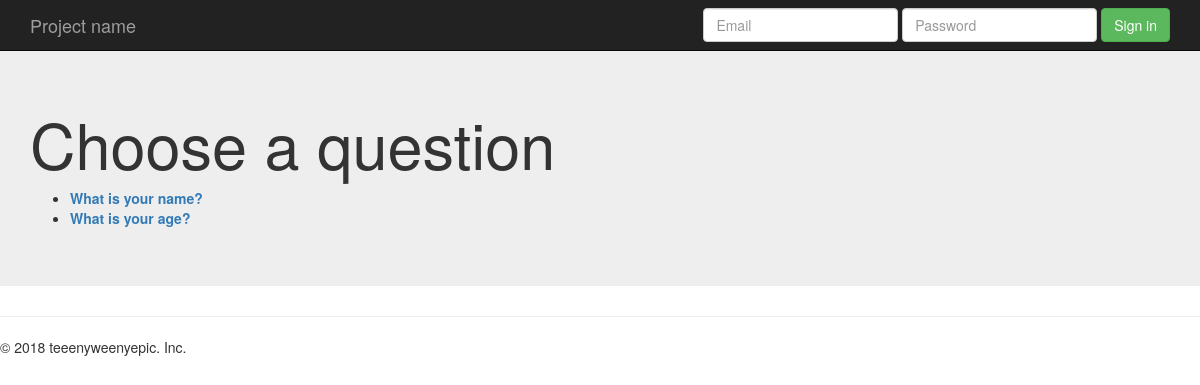
/polls/, run on an earlier commit of the app's database.
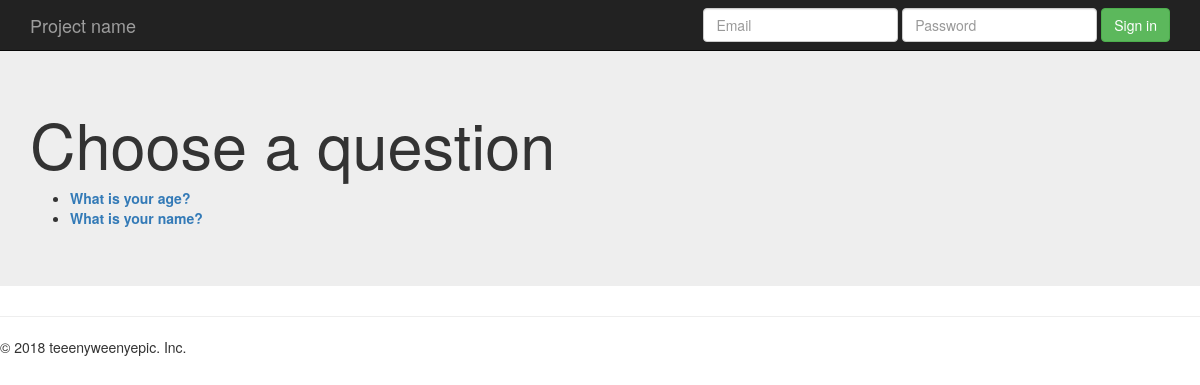
And on a later commit of the database.
### polls/models.py (models this page shows, shortened)
class Question(models.Model):
    question_text = models.CharField(max_length=200)
    pub_date = models.DateTimeField('date published')

### polls/views.py (the view)
def index(request):
    latest_question_list = Question.objects.order_by('-pub_date')[:5]
    template = loader.get_template('polls/index.html')
    context = {
        'latest_question_list': latest_question_list,
    }
    return HttpResponse(template.render(context, request))

### polls/templates/polls/index.html
{% extends 'polls/base.html' %}
{% block main_content %}
<h1>Choose a question</h1>
{% if latest_question_list %}
    <ul>
    {% for question in latest_question_list %}
        <li> <a href= "{% url 'polls:detail' question.id %}"><b>{{question.question_text}}</b></a> </li>
    {% endfor %}
    </ul>
{% else %}
    <p> You Don't have any Questions! Please add some..</p>
{% endif %}
{% endblock %}

### polls/templates/polls/base.html (shortened to what this page needs)
{% load staticfiles %}
<html>
<head>
     <link rel="stylesheet" type="text/css" href="{% static 'polls/bootstrap-3.3.7-dist/css/bootstrap.min.css' %}" />
</head>
<body>
{% include 'polls/header.html' %}
 <div class="jumbotron">
      <div class="container">
        {% block main_content %}
        {% endblock %}
      </div>
 </div>
{% include 'polls/footer.html' %}
</body>
</html>

### polls/templates/polls/header.html (shortened to what this page needs)
<nav class="navbar navbar-inverse navbar-fixed-top">
      <div class="container">
        <div class="navbar-header">
          <a class="navbar-brand" href="#">Project name</a>
        </div>
        <div id="navbar" class="navbar-collapse collapse">
          <form class="navbar-form navbar-right">
            <div class="form-group">
              <input type="text" placeholder="Email" class="form-control">
            </div>
            <div class="form-group">
              <input type="password" placeholder="Password" class="form-control">
            </div>
            <button type="submit" class="btn btn-success">Sign in</button>
          </form>
        </div>
      </div>
</nav>

### polls/templates/polls/footer.html
<hr>
<footer>
        <p>&copy; 2018 teeenyweenyepic. Inc.</p>
      </footer>

What changed in the data, as far as the page shows it:
changed Question "What is your age?": moves up the list
